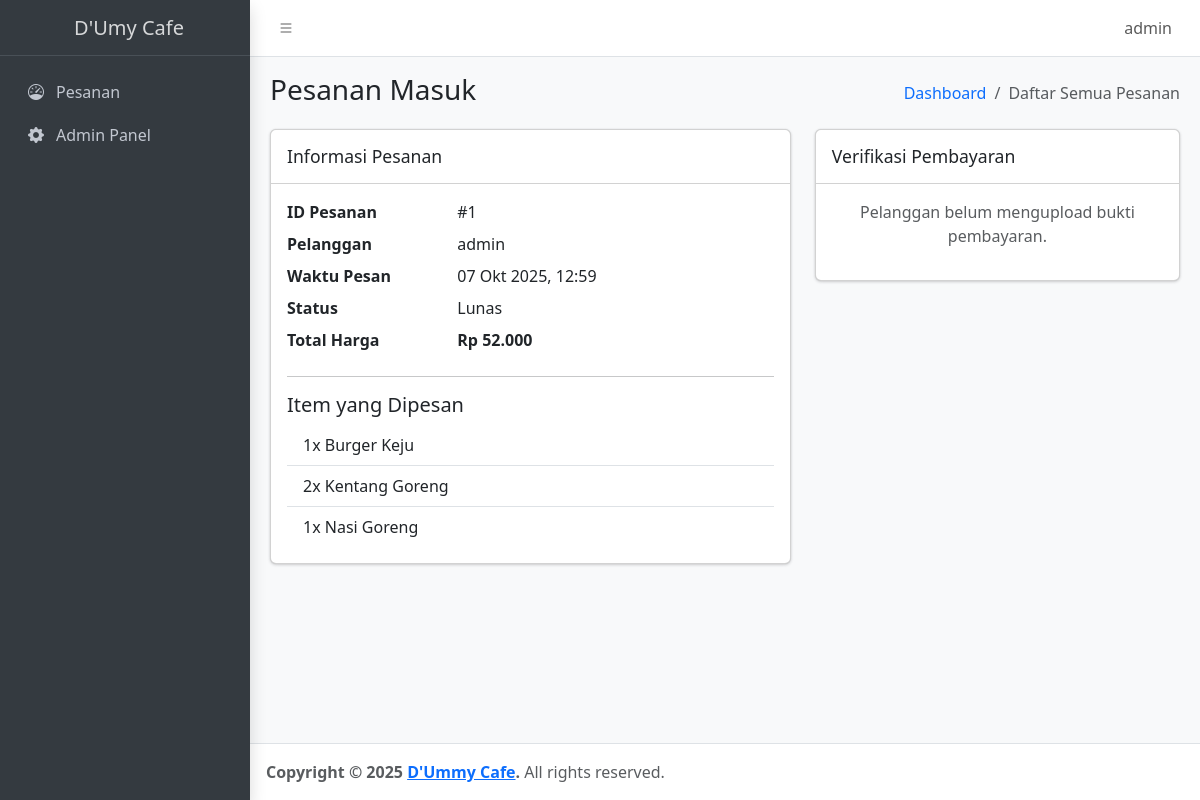
Screenshot of /dashboard/order/1/ (signed in) with the database file from the repository.
### order/models.py (models this page shows, shortened)
class Order(models.Model):
    class OrderType(models.TextChoices):
        DINE_IN = 'Dine-In', 'Dine-In'
        TAKEAWAY = 'Takeaway', 'Takeaway'
    class PaymentMethod(models.TextChoices):
        CASH = 'Cash', 'Bayar di Kasir'
        QRIS = 'QRIS', 'QRIS'
    class OrderStatus(models.TextChoices):
        PENDING = 'Pending', 'Menunggu Pembayaran'
        WAITING_CONFIRMATION = 'Waiting Confirmation', 'Menunggu Konfirmasi'
        PAID = 'Paid', 'Lunas'
        PROCESSING = 'Processing', 'Sedang Disiapkan'
        COMPLETED = 'Completed', 'Selesai'
        CANCELED = 'Canceled', 'Dibatalkan'
    user = models.ForeignKey(User, on_delete=models.SET_NULL, null=True, blank=True) # Siapa yang memesan
    order_type = models.CharField(max_length=10, choices=OrderType.choices, default=OrderType.DINE_IN)
    table_number = models.CharField(max_length=5, null=True, blank=True) # Nomor meja jika dine-in
    payment_method = models.CharField(max_length=10, choices=PaymentMethod.choices, default=PaymentMethod.CASH)
    status = models.CharField(max_length=25, choices=OrderStatus.choices, default=OrderStatus.PENDING)
    payment_proof = models.ImageField(upload_to='payment_proofs/', null=True, blank=True)
    created_at = models.DateTimeField(auto_now_add=True) # Kapan pesanan dibuat
    is_paid = models.BooleanField(default=False) # Status pembayaran
    class Meta:
        ordering = ['-created_at']
    def get_total_price(self):
        return sum(item.get_cost() for item in self.items.all())

class OrderItem(models.Model):
    order = models.ForeignKey(Order, related_name='items', on_delete=models.CASCADE)
    product = models.ForeignKey(ListMenu, related_name='order_items', on_delete=models.CASCADE)
    price = models.DecimalField(max_digits=10, decimal_places=2) # Harga produk saat dibeli
    quantity = models.PositiveIntegerField(default=1)
    def get_cost(self):
        return self.price * self.quantity

### menu/models.py (models this page shows, shortened)
class ListMenu(models.Model):
    name = models.CharField(max_length=100)
    slug = models.SlugField(unique=True, help_text="Teks unik untuk URL, akan terisi otomatis jika dikosongkan.")
    description = models.TextField()
    image = models.ImageField(upload_to='menu_images/')
    price = models.DecimalField(max_digits=8, decimal_places=2)
    category = models.ForeignKey(Category, on_delete=models.CASCADE, related_name="list_menu")

### dashboard/views.py (the view)
# urls.py: path('order/<int:order_id>/', views.order_detail_view, name='order_detail'),
@staff_member_required
def order_detail_view(request, order_id):
    order = get_object_or_404(Order, id=order_id)
    context = {
        'order': order
    }
    return render(request, 'dashboard/order_detail.html', context)

### order/context_processors.py (called while the page is built)
def cart_item_count(request):
    cart = request.session.get('cart', {})
    count = sum(item['quantity'] for item in cart.values())
    return {'cart_item_count': count}

### dashboard/templates/dashboard/order_detail.html
{% extends 'dashboard/dashboard_base.html' %} {% load static %} {% load humanize
%} {% block page_title %} Pesanan Masuk {% endblock %} {% block breadcrumb %}
Daftar Semua Pesanan {% endblock breadcrumb %} {% block content %}
<div class="row">
  <div class="col-md-7">
    <div class="card">
      <div class="card-header">
        <h3 class="card-title">Informasi Pesanan</h3>
      </div>
      <div class="card-body">
        <dl class="row">
          <dt class="col-sm-4">ID Pesanan</dt>
          <dd class="col-sm-8">#{{ order.id }}</dd>
          <dt class="col-sm-4">Pelanggan</dt>
          <dd class="col-sm-8">{{ order.user.username }}</dd>
          <dt class="col-sm-4">Waktu Pesan</dt>
          <dd class="col-sm-8">{{ order.created_at|date:"d M Y, H:i" }}</dd>
          <dt class="col-sm-4">Status</dt>
          <dd class="col-sm-8">{{ order.get_status_display }}</dd>
          <dt class="col-sm-4">Total Harga</dt>
          <dd class="col-sm-8">
            <strong>Rp {{ order.get_total_price|floatformat:0 }}</strong>
          </dd>
        </dl>
        <hr />
        <h5>Item yang Dipesan</h5>
        <ul class="list-group list-group-flush">
          {% for item in order.items.all %}
          <li class="list-group-item">
            {{ item.quantity }}x {{ item.product.name }}
          </li>
          {% endfor %}
        </ul>
      </div>
    </div>
  </div>
  <div class="col-md-5">
    <div class="card">
      <div class="card-header">
        <h3 class="card-title">Verifikasi Pembayaran</h3>
      </div>
      <div class="card-body text-center">
        {% if order.payment_proof %}
        <h5>Bukti Pembayaran</h5>
        <a href="{{ order.payment_proof.url }}" target="_blank">
          <img
            src="{{ order.payment_proof.url }}"
            alt="Bukti Pembayaran"
            class="img-fluid rounded border"
          />
        </a>
        <hr />
        <div class="mt-3 d-flex justify-content-center gap-2">
          <form
            action="{% url 'dashboard:approve_payment' order_id=order.id %}"
            method="POST"
          >
            {% csrf_token %}
            <button type="submit" class="btn btn-success">
              Setujui Pembayaran
            </button>
          </form>
          <form
            action="{% url 'dashboard:reject_payment' order_id=order.id %}"
            method="POST"
          >
            {% csrf_token %}
            <button type="submit" class="btn btn-danger">
              Tolak Pembayaran
            </button>
          </form>
        </div>
        {% else %}
        <p class="text-muted">Pelanggan belum mengupload bukti pembayaran.</p>
        {% endif %}
      </div>
    </div>
  </div>
</div>
{% endblock content %}

### dashboard/templates/dashboard/dashboard_base.html (shortened to what this page needs)
{% load static %}
<!DOCTYPE html>
<html lang="en">
  <head>
    <link
      rel="stylesheet"
      href="https://cdn.jsdelivr.net/npm/@fontsource/source-sans-3@5.0.12/index.css"
    />
    <link
      rel="stylesheet"
      href="https://cdn.jsdelivr.net/npm/bootstrap-icons@1.11.1/font/bootstrap-icons.css"
    />
    <link rel="stylesheet" href="{% static 'dist/css/adminlte.css' %}" />
  </head>
  <body class="layout-fixed sidebar-expand-lg bg-body-tertiary">
    <div class="app-wrapper">
      <nav class="app-header navbar navbar-expand bg-body">
        <div class="container-fluid">
          <ul class="navbar-nav">
            <li class="nav-item">
              <a
                class="nav-link"
                data-lte-toggle="sidebar"
                href="#"
                role="button"
              >
                <i class="bi bi-list"></i>
              </a>
            </li>
          </ul>
          <ul class="navbar-nav ms-auto">
            {% if user.is_authenticated %}
            <li class="nav-item dropdown user-menu">
              <a
                href="#"
                class="nav-link dropdown-toggle"
                data-bs-toggle="dropdown"
              >
                <span class="d-none d-md-inline">{{ user.username }}</span>
              </a>
            </li>
            {% endif %}
          </ul>
        </div>
      </nav>
      <aside class="app-sidebar bg-body-secondary shadow" data-bs-theme="dark">
        <div class="sidebar-brand">
          <a href="{% url 'dashboard:main' %}" class="brand-link">
            <span class="brand-text fw-light">D'Umy Cafe</span>
          </a>
        </div>
        <div class="sidebar-wrapper">
          <nav class="mt-2">
            <ul
              class="nav sidebar-menu flex-column"
              data-lte-toggle="treeview"
              role="navigation"
            >
              <li class="nav-item">
                <a
                  href="{% url 'dashboard:main' %}"
                  class="nav-link {% if request.resolver_match.url_name == 'main' %}active{% endif %}"
                >
                  <i class="nav-icon bi bi-speedometer"></i>
                  <p>Pesanan</p>
                </a>
              </li>
              <li class="nav-item">
                <a
                  href="{% url 'admin:index' %}"
                  class="nav-link"
                  target="_blank"
                >
                  <i class="nav-icon bi bi-gear-fill"></i>
                  <p>Admin Panel</p>
                </a>
              </li>
            </ul>
          </nav>
        </div>
      </aside>
      <main class="app-main">
        <div class="app-content-header">
          <div class="container-fluid">
            <div class="row">
              <div class="col-sm-6">
                <h3 class="mb-0">{% block page_title %}{% endblock %}</h3>
              </div>
              <div class="col-sm-6">
                <ol class="breadcrumb float-sm-end">
                  <li class="breadcrumb-item">
                    <a href="{% url 'dashboard:main' %}">Dashboard</a>
                  </li>
                  <li class="breadcrumb-item active" aria-current="page">
                    {% block breadcrumb %}{% endblock %}
                  </li>
                </ol>
              </div>
            </div>
          </div>
        </div>
        <div class="app-content">
          <div class="container-fluid">
            {% block content %} {% endblock content %}
          </div>
        </div>
      </main>
      <footer class="app-footer">
        <strong>Copyright &copy; 2025 <a href="#">D'Ummy Cafe</a>.</strong>
        All rights reserved.
      </footer>
    </div>
  </body>
</html>

### rows the page displays
Order: id "1", user.username "admin", created_at "07 Okt 2025, 12:59", status "Lunas", get_total_price "52.000"
OrderItem: quantity "1", product.name "Burger Keju"
OrderItem: quantity "2", product.name "Kentang Goreng"
OrderItem: quantity "1", product.name "Nasi Goreng"

### other values shown
{{ user.username }} "admin"
